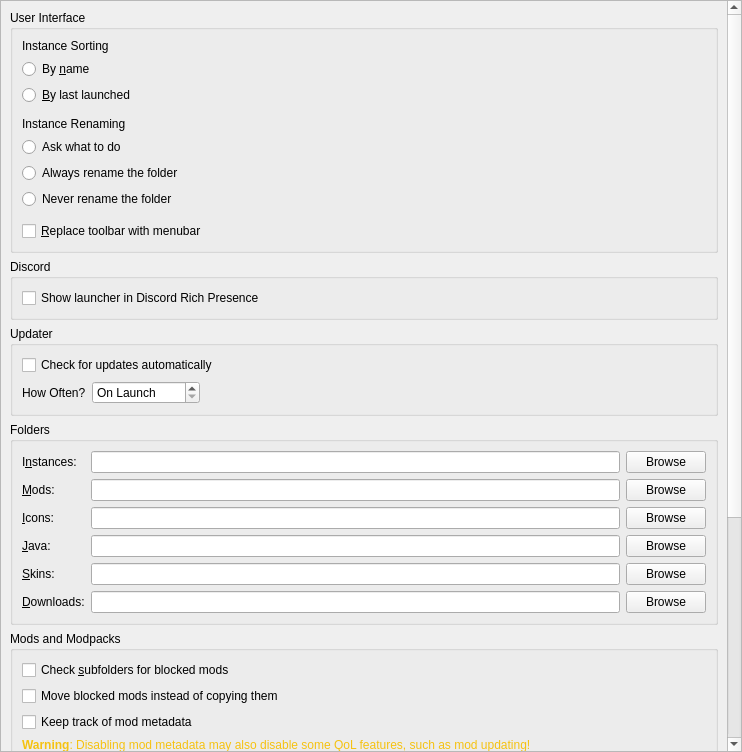
<?xml version="1.0" encoding="UTF-8"?>
<ui version="4.0">
 <class>LauncherPage</class>
 <widget class="QWidget" name="LauncherPage">
  <property name="geometry">
   <rect>
    <x>0</x>
    <y>0</y>
    <width>742</width>
    <height>752</height>
   </rect>
  </property>
  <property name="sizePolicy">
   <sizepolicy hsizetype="MinimumExpanding" vsizetype="MinimumExpanding">
    <horstretch>0</horstretch>
    <verstretch>0</verstretch>
   </sizepolicy>
  </property>
  <layout class="QVBoxLayout" name="verticalLayout">
   <property name="leftMargin">
    <number>0</number>
   </property>
   <property name="topMargin">
    <number>0</number>
   </property>
   <property name="rightMargin">
    <number>0</number>
   </property>
   <property name="bottomMargin">
    <number>0</number>
   </property>
   <item>
    <widget class="QScrollArea" name="scrollArea">
     <property name="horizontalScrollBarPolicy">
      <enum>Qt::ScrollBarPolicy::ScrollBarAsNeeded</enum>
     </property>
     <property name="widgetResizable">
      <bool>true</bool>
     </property>
     <widget class="QWidget" name="scrollAreaWidgetContents">
      <property name="geometry">
       <rect>
        <x>0</x>
        <y>0</y>
        <width>740</width>
        <height>1120</height>
       </rect>
      </property>
      <layout class="QVBoxLayout" name="verticalLayout_8">
       <item>
        <widget class="QGroupBox" name="userInterfaceBox">
         <property name="enabled">
          <bool>true</bool>
         </property>
         <property name="title">
          <string>User Interface</string>
         </property>
         <layout class="QVBoxLayout" name="verticalLayout_2">
          <item>
           <widget class="QLabel" name="instanceSortingLabel">
            <property name="text">
             <string>Instance Sorting</string>
            </property>
           </widget>
          </item>
          <item>
           <widget class="QRadioButton" name="sortByNameBtn">
            <property name="text">
             <string>By &amp;name</string>
            </property>
            <attribute name="buttonGroup">
             <string notr="true">sortingModeGroup</string>
            </attribute>
           </widget>
          </item>
          <item>
           <widget class="QRadioButton" name="sortLastLaunchedBtn">
            <property name="text">
             <string>&amp;By last launched</string>
            </property>
            <attribute name="buttonGroup">
             <string notr="true">sortingModeGroup</string>
            </attribute>
           </widget>
          </item>
          <item>
           <spacer name="verticalSpacer">
            <property name="orientation">
             <enum>Qt::Orientation::Vertical</enum>
            </property>
            <property name="sizeType">
             <enum>QSizePolicy::Policy::Fixed</enum>
            </property>
            <property name="sizeHint" stdset="0">
             <size>
              <width>0</width>
              <height>6</height>
             </size>
            </property>
           </spacer>
          </item>
          <item>
           <widget class="QLabel" name="renamingBehaviorLabel">
            <property name="text">
             <string>Instance Renaming</string>
            </property>
           </widget>
          </item>
          <item>
           <widget class="QRadioButton" name="askToRenameDirBtn">
            <property name="text">
             <string>Ask what to do</string>
            </property>
            <attribute name="buttonGroup">
             <string notr="true">renamingBehaviorGroup</string>
            </attribute>
           </widget>
          </item>
          <item>
           <widget class="QRadioButton" name="alwaysRenameDirBtn">
            <property name="text">
             <string>Always rename the folder</string>
            </property>
            <attribute name="buttonGroup">
             <string notr="true">renamingBehaviorGroup</string>
            </attribute>
           </widget>
          </item>
          <item>
           <widget class="QRadioButton" name="neverRenameDirBtn">
            <property name="text">
             <string>Never rename the folder</string>
            </property>
            <attribute name="buttonGroup">
             <string notr="true">renamingBehaviorGroup</string>
            </attribute>
           </widget>
          </item>
          <item>
           <spacer name="verticalSpacer_2">
            <property name="orientation">
             <enum>Qt::Orientation::Vertical</enum>
            </property>
            <property name="sizeType">
             <enum>QSizePolicy::Policy::Fixed</enum>
            </property>
            <property name="sizeHint" stdset="0">
             <size>
              <width>0</width>
              <height>6</height>
             </size>
            </property>
           </spacer>
          </item>
          <item>
           <widget class="QCheckBox" name="preferMenuBarCheckBox">
            <property name="toolTip">
             <string>The menubar is more friendly for keyboard-driven interaction.
                                           </string>
            </property>
            <property name="text">
             <string>&amp;Replace toolbar with menubar</string>
            </property>
           </widget>
          </item>
         </layout>
        </widget>
       </item>
       <item>
        <widget class="QGroupBox" name="discordBox">
         <property name="visible">
          <bool>false</bool>
         </property>
         <property name="title">
          <string>Discord</string>
         </property>
         <layout class="QHBoxLayout" name="horizontalLayout">
          <item>
           <widget class="QCheckBox" name="showInDiscordBtn">
            <property name="text">
             <string>Show launcher in Discord Rich Presence</string>
            </property>
           </widget>
          </item>
         </layout>
        </widget>
       </item>
       <item>
        <widget class="QGroupBox" name="updateSettingsBox">
         <property name="title">
          <string>Updater</string>
         </property>
         <layout class="QGridLayout" name="gridLayout_2">
          <item row="0" column="0" colspan="2">
           <widget class="QCheckBox" name="autoUpdateCheckBox">
            <property name="text">
             <string>Check for updates automatically</string>
            </property>
           </widget>
          </item>
          <item row="1" column="0">
           <layout class="QHBoxLayout" name="horizontalLayout_2">
            <item>
             <widget class="QLabel" name="updateIntervalLabel">
              <property name="text">
               <string>How Often?</string>
              </property>
             </widget>
            </item>
            <item>
             <widget class="QSpinBox" name="updateIntervalSpinBox">
              <property name="sizePolicy">
               <sizepolicy hsizetype="Maximum" vsizetype="Fixed">
                <horstretch>0</horstretch>
                <verstretch>0</verstretch>
               </sizepolicy>
              </property>
              <property name="toolTip">
               <string>Set to 0 to only check on launch</string>
              </property>
              <property name="specialValueText">
               <string>On Launch</string>
              </property>
              <property name="suffix">
               <string>hours</string>
              </property>
              <property name="prefix">
               <string>Every</string>
              </property>
              <property name="minimum">
               <number>0</number>
              </property>
              <property name="maximum">
               <number>168</number>
              </property>
             </widget>
            </item>
            <item>
             <spacer name="horizontalSpacer">
              <property name="orientation">
               <enum>Qt::Orientation::Horizontal</enum>
              </property>
              <property name="sizeHint" stdset="0">
               <size>
                <width>0</width>
                <height>0</height>
               </size>
              </property>
             </spacer>
            </item>
           </layout>
          </item>
         </layout>
        </widget>
       </item>
       <item>
        <widget class="QGroupBox" name="foldersBox">
         <property name="title">
          <string>Folders</string>
         </property>
         <layout class="QGridLayout" name="gridLayout">
          <item row="4" column="1">
           <widget class="QLineEdit" name="skinsDirTextBox"/>
          </item>
          <item row="4" column="2">
           <widget class="QPushButton" name="skinsDirBrowseBtn">
            <property name="text">
             <string>Browse</string>
            </property>
           </widget>
          </item>
          <item row="3" column="0">
           <widget class="QLabel" name="labelJavaDir">
            <property name="text">
             <string>&amp;Java:</string>
            </property>
            <property name="buddy">
             <cstring>javaDirTextBox</cstring>
            </property>
           </widget>
          </item>
          <item row="2" column="2">
           <widget class="QPushButton" name="iconsDirBrowseBtn">
            <property name="text">
             <string>Browse</string>
            </property>
           </widget>
          </item>
          <item row="4" column="0">
           <widget class="QLabel" name="labelSkinsDir">
            <property name="text">
             <string>&amp;Skins:</string>
            </property>
            <property name="buddy">
             <cstring>skinsDirTextBox</cstring>
            </property>
           </widget>
          </item>
          <item row="1" column="0">
           <widget class="QLabel" name="labelModsDir">
            <property name="text">
             <string>&amp;Mods:</string>
            </property>
            <property name="buddy">
             <cstring>modsDirTextBox</cstring>
            </property>
           </widget>
          </item>
          <item row="3" column="2">
           <widget class="QPushButton" name="javaDirBrowseBtn">
            <property name="text">
             <string>Browse</string>
            </property>
           </widget>
          </item>
          <item row="5" column="0">
           <widget class="QLabel" name="labelDownloadsDir">
            <property name="text">
             <string>&amp;Downloads:</string>
            </property>
            <property name="buddy">
             <cstring>downloadsDirTextBox</cstring>
            </property>
           </widget>
          </item>
          <item row="5" column="1">
           <widget class="QLineEdit" name="downloadsDirTextBox"/>
          </item>
          <item row="1" column="1">
           <widget class="QLineEdit" name="modsDirTextBox"/>
          </item>
          <item row="0" column="0">
           <widget class="QLabel" name="labelInstDir">
            <property name="text">
             <string>I&amp;nstances:</string>
            </property>
            <property name="buddy">
             <cstring>instDirTextBox</cstring>
            </property>
           </widget>
          </item>
          <item row="0" column="2">
           <widget class="QPushButton" name="instDirBrowseBtn">
            <property name="text">
             <string>Browse</string>
            </property>
           </widget>
          </item>
          <item row="5" column="2">
           <widget class="QPushButton" name="downloadsDirBrowseBtn">
            <property name="text">
             <string>Browse</string>
            </property>
           </widget>
          </item>
          <item row="0" column="1">
           <widget class="QLineEdit" name="instDirTextBox"/>
          </item>
          <item row="1" column="2">
           <widget class="QPushButton" name="modsDirBrowseBtn">
            <property name="text">
             <string>Browse</string>
            </property>
           </widget>
          </item>
          <item row="3" column="1">
           <widget class="QLineEdit" name="javaDirTextBox"/>
          </item>
          <item row="2" column="1">
           <widget class="QLineEdit" name="iconsDirTextBox"/>
          </item>
          <item row="2" column="0">
           <widget class="QLabel" name="labelIconsDir">
            <property name="text">
             <string>&amp;Icons:</string>
            </property>
            <property name="buddy">
             <cstring>iconsDirTextBox</cstring>
            </property>
           </widget>
          </item>
         </layout>
        </widget>
       </item>
       <item>
        <widget class="QGroupBox" name="modsBox">
         <property name="title">
          <string>Mods and Modpacks</string>
         </property>
         <layout class="QVBoxLayout" name="verticalLayout_4">
          <item>
           <widget class="QCheckBox" name="downloadsDirWatchRecursiveCheckBox">
            <property name="toolTip">
             <string>When enabled, in addition to the downloads folder, its sub folders
                                               will also be searched when looking for resources (e.g. when looking for
                                               blocked mods on CurseForge).
                                           </string>
            </property>
            <property name="text">
             <string>Check &amp;subfolders for blocked mods</string>
            </property>
           </widget>
          </item>
          <item>
           <widget class="QCheckBox" name="downloadsDirMoveCheckBox">
            <property name="toolTip">
             <string>When enabled, it will move blocked resources instead of copying
                                               them.
                                           </string>
            </property>
            <property name="text">
             <string>Move blocked mods instead of copying them</string>
            </property>
           </widget>
          </item>
          <item>
           <widget class="QCheckBox" name="metadataEnableBtn">
            <property name="toolTip">
             <string>Store version information provided by mod providers (like Modrinth or
                                               CurseForge) for mods.
                                           </string>
            </property>
            <property name="text">
             <string>Keep track of mod metadata</string>
            </property>
           </widget>
          </item>
          <item>
           <widget class="QLabel" name="metadataWarningLabel">
            <property name="text">
             <string>&lt;html&gt;&lt;head/&gt;&lt;body&gt;&lt;p&gt;&lt;span style=&quot;
                                               font-weight:600; color:#f5c211;&quot;&gt;Warning&lt;/span&gt;&lt;span
                                               style=&quot; color:#f5c211;&quot;&gt;: Disabling mod metadata may also
                                               disable some QoL features, such as mod updating!&lt;/span&gt;&lt;/p&gt;&lt;/body&gt;&lt;/html&gt;
                                           </string>
            </property>
            <property name="wordWrap">
             <bool>true</bool>
            </property>
           </widget>
          </item>
          <item>
           <widget class="QCheckBox" name="dependenciesEnableBtn">
            <property name="toolTip">
             <string>Automatically detect, install, and update mod dependencies.</string>
            </property>
            <property name="text">
             <string>Install dependencies automatically</string>
            </property>
           </widget>
          </item>
          <item>
           <widget class="QCheckBox" name="modpackUpdatePromptBtn">
            <property name="toolTip">
             <string>When creating a new modpack instance, suggest updating an existing
                                               instance instead.
                                           </string>
            </property>
            <property name="text">
             <string>Suggest to update an existing instance during modpack installation</string>
            </property>
           </widget>
          </item>
         </layout>
        </widget>
       </item>
       <item>
        <widget class="QGroupBox" name="groupBox_2">
         <property name="title">
          <string>Console</string>
         </property>
         <layout class="QFormLayout" name="formLayout">
          <property name="labelAlignment">
           <set>Qt::AlignmentFlag::AlignLeading|Qt::AlignmentFlag::AlignLeft|Qt::AlignmentFlag::AlignVCenter</set>
          </property>
          <item row="0" column="0">
           <widget class="QLabel" name="lineLimitLabel">
            <property name="sizePolicy">
             <sizepolicy hsizetype="Maximum" vsizetype="Preferred">
              <horstretch>0</horstretch>
              <verstretch>0</verstretch>
             </sizepolicy>
            </property>
            <property name="text">
             <string>Log History &amp;Limit:</string>
            </property>
            <property name="buddy">
             <cstring>lineLimitSpinBox</cstring>
            </property>
           </widget>
          </item>
          <item row="0" column="1">
           <widget class="QSpinBox" name="lineLimitSpinBox">
            <property name="sizePolicy">
             <sizepolicy hsizetype="Maximum" vsizetype="Fixed">
              <horstretch>0</horstretch>
              <verstretch>0</verstretch>
             </sizepolicy>
            </property>
            <property name="suffix">
             <string>lines</string>
            </property>
            <property name="minimum">
             <number>10000</number>
            </property>
            <property name="maximum">
             <number>1000000</number>
            </property>
            <property name="singleStep">
             <number>10000</number>
            </property>
            <property name="value">
             <number>100000</number>
            </property>
           </widget>
          </item>
          <item row="1" column="0" colspan="2">
           <widget class="QCheckBox" name="checkStopLogging">
            <property name="text">
             <string>&amp;Stop logging when log overflows</string>
            </property>
           </widget>
          </item>
         </layout>
        </widget>
       </item>
       <item>
        <widget class="QGroupBox" name="tasksBox">
         <property name="title">
          <string>Tasks</string>
         </property>
         <layout class="QGridLayout" name="gridLayout_3">
          <item row="2" column="1">
           <widget class="QSpinBox" name="numberOfManualRetriesSpinBox">
            <property name="sizePolicy">
             <sizepolicy hsizetype="Maximum" vsizetype="Fixed">
              <horstretch>0</horstretch>
              <verstretch>0</verstretch>
             </sizepolicy>
            </property>
            <property name="minimumSize">
             <size>
              <width>60</width>
              <height>0</height>
             </size>
            </property>
            <property name="minimum">
             <number>0</number>
            </property>
           </widget>
          </item>
          <item row="1" column="1">
           <widget class="QSpinBox" name="numberOfConcurrentDownloadsSpinBox">
            <property name="sizePolicy">
             <sizepolicy hsizetype="Maximum" vsizetype="Fixed">
              <horstretch>0</horstretch>
              <verstretch>0</verstretch>
             </sizepolicy>
            </property>
            <property name="minimumSize">
             <size>
              <width>60</width>
              <height>0</height>
             </size>
            </property>
            <property name="minimum">
             <number>1</number>
            </property>
           </widget>
          </item>
          <item row="3" column="1">
           <widget class="QSpinBox" name="timeoutSecondsSpinBox">
            <property name="sizePolicy">
             <sizepolicy hsizetype="Maximum" vsizetype="Fixed">
              <horstretch>0</horstretch>
              <verstretch>0</verstretch>
             </sizepolicy>
            </property>
            <property name="minimumSize">
             <size>
              <width>60</width>
              <height>0</height>
             </size>
            </property>
            <property name="suffix">
             <string>s</string>
            </property>
           </widget>
          </item>
          <item row="2" column="0">
           <widget class="QLabel" name="numberOfManualRetriesLabel">
            <property name="text">
             <string>Retry Limit:</string>
            </property>
           </widget>
          </item>
          <item row="1" column="0">
           <widget class="QLabel" name="numberOfConcurrentDownloadsLabel">
            <property name="text">
             <string>Concurrent Download Limit:</string>
            </property>
           </widget>
          </item>
          <item row="3" column="0">
           <widget class="QLabel" name="timeoutSecondsLabel">
            <property name="toolTip">
             <string>Seconds to wait until the requests are terminated</string>
            </property>
            <property name="text">
             <string>HTTP Timeout:</string>
            </property>
           </widget>
          </item>
          <item row="0" column="1">
           <widget class="QSpinBox" name="numberOfConcurrentTasksSpinBox">
            <property name="sizePolicy">
             <sizepolicy hsizetype="Maximum" vsizetype="Fixed">
              <horstretch>0</horstretch>
              <verstretch>0</verstretch>
             </sizepolicy>
            </property>
            <property name="minimumSize">
             <size>
              <width>60</width>
              <height>0</height>
             </size>
            </property>
            <property name="minimum">
             <number>1</number>
            </property>
           </widget>
          </item>
          <item row="0" column="0">
           <widget class="QLabel" name="numberOfConcurrentTasksLabel">
            <property name="text">
             <string>Concurrent Task Limit:</string>
            </property>
           </widget>
          </item>
          <item row="0" column="2">
           <spacer name="horizontalSpacer_2">
            <property name="orientation">
             <enum>Qt::Orientation::Horizontal</enum>
            </property>
            <property name="sizeHint" stdset="0">
             <size>
              <width>0</width>
              <height>0</height>
             </size>
            </property>
           </spacer>
          </item>
         </layout>
        </widget>
       </item>
       <item>
        <spacer name="verticalSpacer_FeaturesTab">
         <property name="orientation">
          <enum>Qt::Orientation::Vertical</enum>
         </property>
         <property name="sizeHint" stdset="0">
          <size>
           <width>0</width>
           <height>0</height>
          </size>
         </property>
        </spacer>
       </item>
      </layout>
     </widget>
    </widget>
   </item>
  </layout>
 </widget>
 <tabstops>
  <tabstop>scrollArea</tabstop>
  <tabstop>preferMenuBarCheckBox</tabstop>
  <tabstop>autoUpdateCheckBox</tabstop>
  <tabstop>updateIntervalSpinBox</tabstop>
  <tabstop>instDirTextBox</tabstop>
  <tabstop>instDirBrowseBtn</tabstop>
  <tabstop>modsDirTextBox</tabstop>
  <tabstop>modsDirBrowseBtn</tabstop>
  <tabstop>iconsDirTextBox</tabstop>
  <tabstop>iconsDirBrowseBtn</tabstop>
  <tabstop>javaDirTextBox</tabstop>
  <tabstop>javaDirBrowseBtn</tabstop>
  <tabstop>skinsDirTextBox</tabstop>
  <tabstop>skinsDirBrowseBtn</tabstop>
  <tabstop>downloadsDirTextBox</tabstop>
  <tabstop>downloadsDirBrowseBtn</tabstop>
  <tabstop>downloadsDirWatchRecursiveCheckBox</tabstop>
  <tabstop>downloadsDirMoveCheckBox</tabstop>
  <tabstop>metadataEnableBtn</tabstop>
  <tabstop>dependenciesEnableBtn</tabstop>
  <tabstop>modpackUpdatePromptBtn</tabstop>
  <tabstop>lineLimitSpinBox</tabstop>
  <tabstop>checkStopLogging</tabstop>
  <tabstop>numberOfConcurrentTasksSpinBox</tabstop>
  <tabstop>numberOfConcurrentDownloadsSpinBox</tabstop>
  <tabstop>numberOfManualRetriesSpinBox</tabstop>
  <tabstop>timeoutSecondsSpinBox</tabstop>
 </tabstops>
 <resources/>
 <connections/>
 <buttongroups>
  <buttongroup name="sortingModeGroup"/>
  <buttongroup name="renamingBehaviorGroup"/>
 </buttongroups>
</ui>
